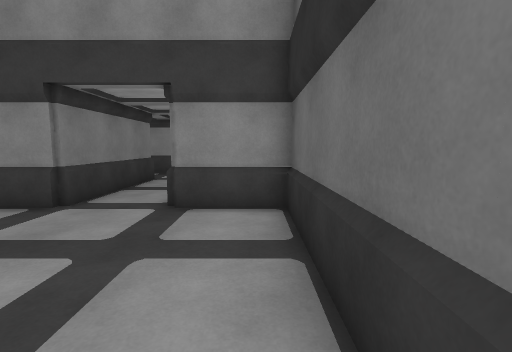
view 1 (above)

16 first-person views from a walk through a 3-D level made in the Unity game engine. The camera is 1.5 m above the floor, tilts 6° down and sees 85° across. Doors are open. The floor is counted in squares, 1 m on a side. Each view is taken from the middle of a square. On the plan, view 1 faces up. The plan holds only what a view shows up to about 14 squares ahead; the rest is blank. The place goes on beyond the plan. Surface patterns are stand-ins for the level's own textures.

view 2
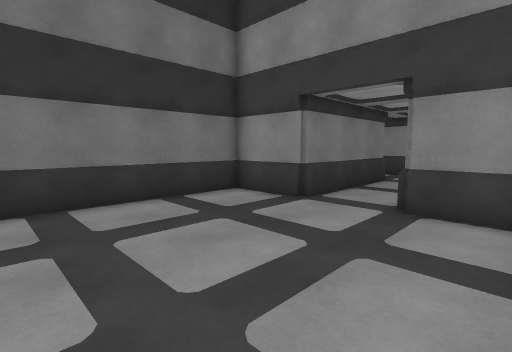

view 3
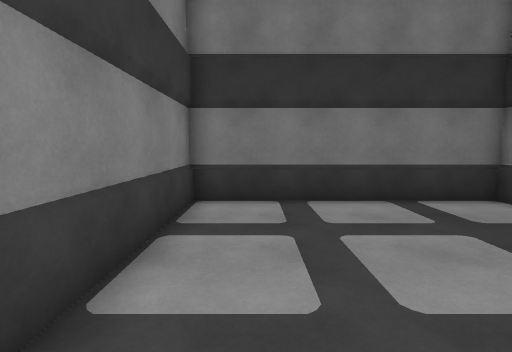

view 4
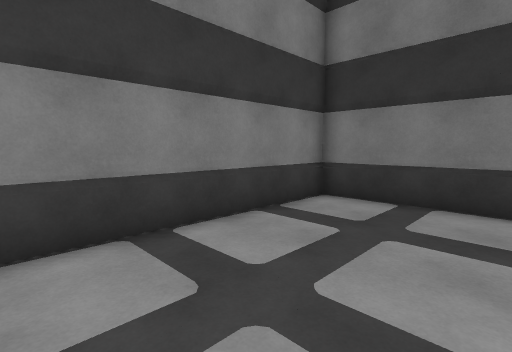

view 5
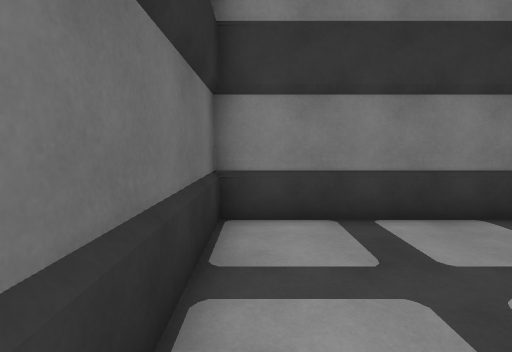

view 6
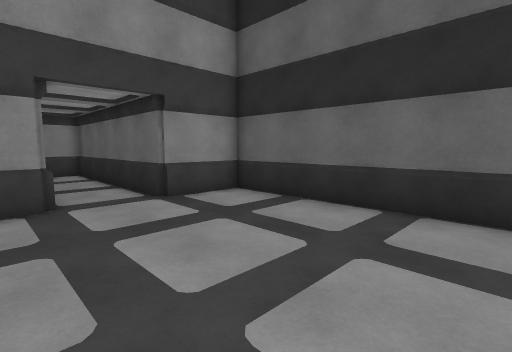

view 7
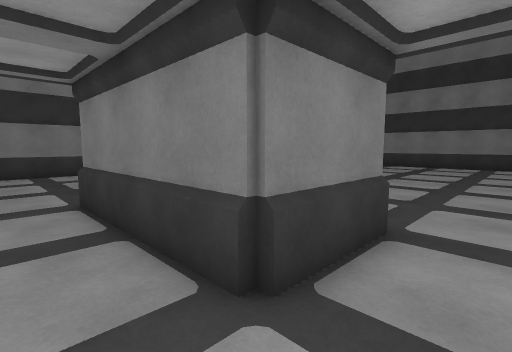

view 8
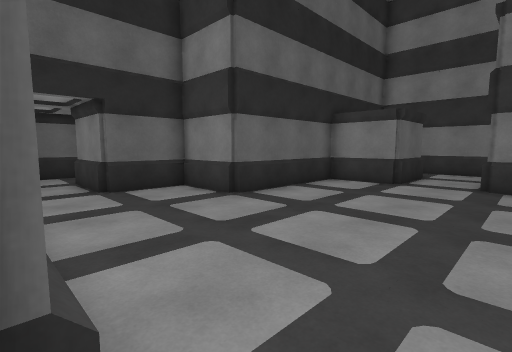

view 9
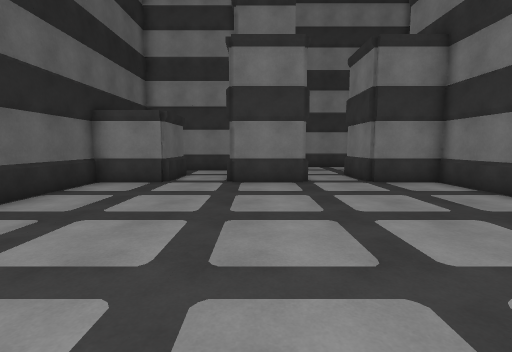

view 10
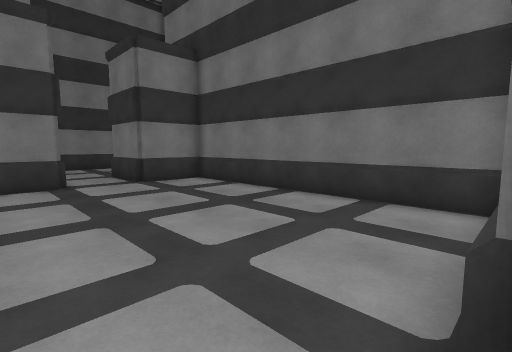

view 11
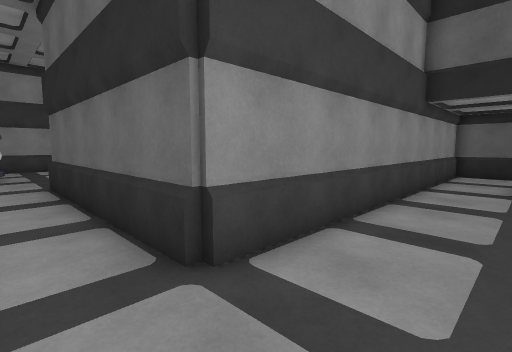

view 12
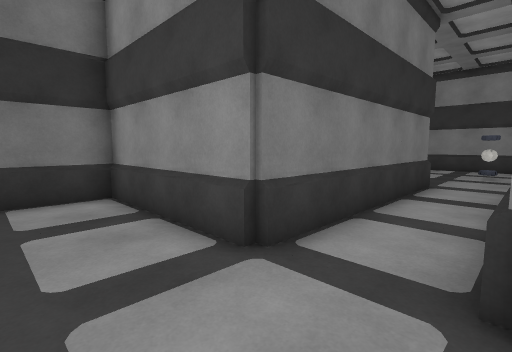

view 13
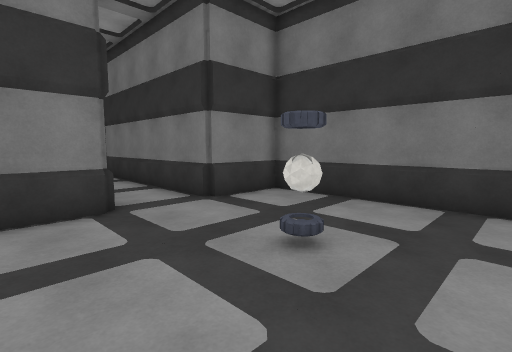

view 14
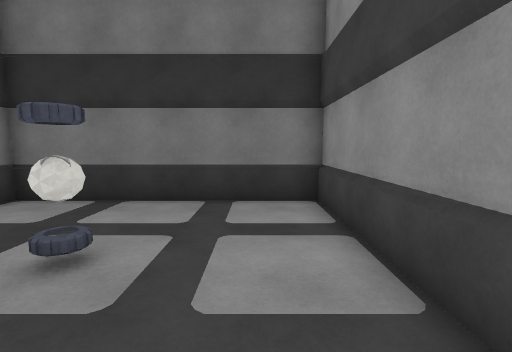

view 15
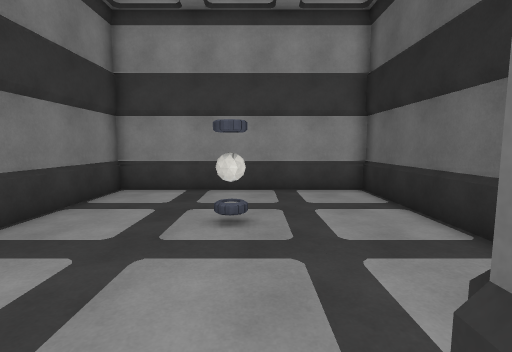

view 16
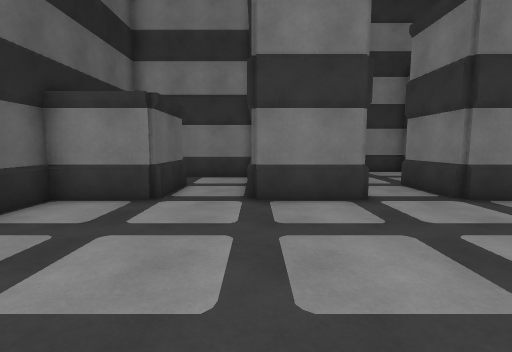

### Floor plan
Points are (right, up) in squares from view 1. A wall is a line through its corners. A room is listed if a view was taken in it or the views show most of it. See-through windows are left out.
Room 1 (views 1, 2, 3, 4, 5, 6)
walls: (-4.9, 6.9) (-7.9, 6.9) (-7.9, -1.9) (0.9, -1.9) (0.9, 6.9) (-2.2, 6.9)
ways out: opening at (-3.5, 6.5) to room 2
Room 2 (views 7, 11, 12, 16)
walls: (-20.4, 4.1) (-16.8, 4.1); (-19.7, 15.9) (-25.9, 15.9) (-25.9, 4.1) (-22.9, 4.1) (-22.9, 1); (-14.2, 1) (-14.2, 4.1) (-11.1, 4.1) (-11.1, 10.1) (-8.3, 10.1) (-8.3, 13.1) (-4.9, 13.1) (-4.9, 6.9); (-16.9, -1.9) (-13.4, -1.9); (-2.2, 6.9) (-2.2, 15.9) (-17.2, 15.9)
ways out: opening at (-3.5, 6.5) to room 1; opening at (-18.5, 16) to room 3; opening at (-21.5, 0.5)
Room 3 (views 8, 9, 10, 13, 14, 15)
walls: (-14.2, 28.2) (-14.2, 33.8) (-22.9, 33.8) (-22.9, 25.3) (-20, 25.3) (-20, 15.8); (-17, 15.9) (-17, 25.3) (-15.1, 25.3)
low walls: (-19.7, 25) (-19.7, 15.9); (-17.2, 15.9) (-17.2, 25)
ways out: opening at (-18.5, 16) to room 2

Where each view was taken, in squares from view 1:
view 1: 0 up, 0 right, facing up
view 2: 0 up, 0 right, facing up-left
view 3: 0 up, 0 right, facing left
view 4: 3 up, 0 right, facing down-left
view 5: 4 up, 0 right, facing down
view 6: 1 down, 6 left, facing up-right
view 7: 15 up, 3 left, facing down-left
view 8: 16 up, 18 left, facing down-right
view 9: 16 up, 18 left, facing down
view 10: 16 up, 18 left, facing down-left
view 11: 13 up, 19 left, facing up-right
view 12: 13 up, 17 left, facing up-left
view 13: 32 up, 15 left, facing down-left
view 14: 32 up, 15 left, facing left
view 15: 24 up, 18 left, facing up
view 16: 12 up, 17 left, facing down
